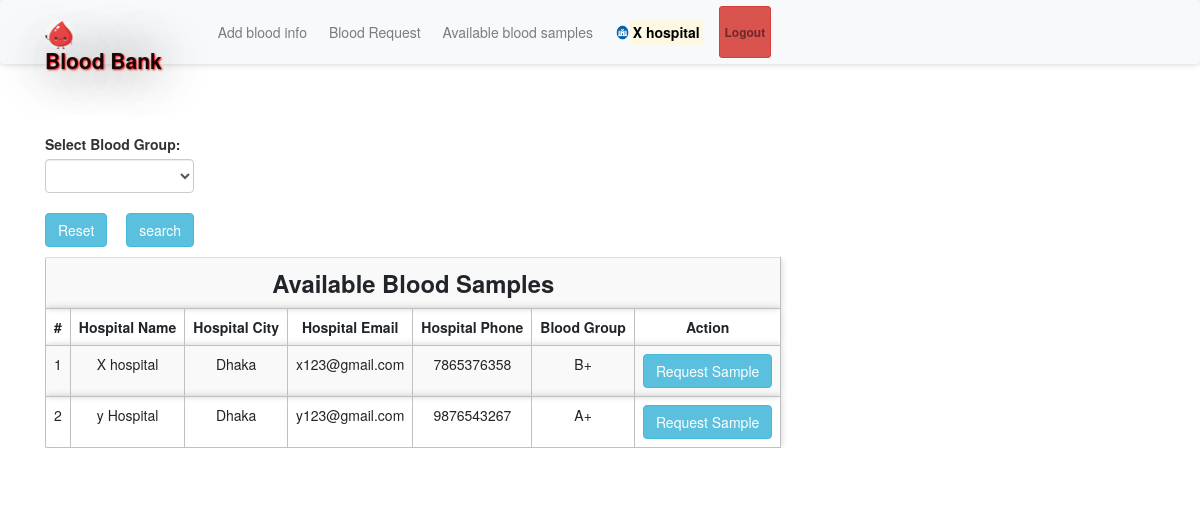
Page /abs.php (signed in) on the committed database.
### tables this page shows
CREATE TABLE `bloodinfo` (
  `bid` int(11) NOT NULL,
  `hid` int(11) NOT NULL,
  `bg` varchar(10) NOT NULL
);

CREATE TABLE `hospitals` (
  `id` int(11) NOT NULL,
  `hname` varchar(100) NOT NULL,
  `hemail` varchar(100) NOT NULL,
  `hpassword` varchar(100) NOT NULL,
  `hphone` varchar(100) NOT NULL,
  `hcity` varchar(100) NOT NULL
);

### message.php (called while the page is built, shortened)
<?php $counter=0; if(isset($_GET['msg'])) { ?>
	<div class="col-5 alert alert alert-success alert-dismissible fade show card" id="message">
		<button type="button" class="close" data-dismiss="alert" title="close">&times;</button><?php echo $_GET['msg'];?>
	</div>
<?php }?>

### abs.php (the view, shortened to what this page needs)
<?php
require 'file/connection.php';
if(isset($_GET['search'])){
    $searchKey = $_GET['search'];
    $sql = "select bloodinfo.*, hospitals.* from bloodinfo, hospitals where bloodinfo.hid=hospitals.id && bg LIKE '%$searchKey%'";
}else{
    $sql = "select bloodinfo.*, hospitals.* from bloodinfo, hospitals where bloodinfo.hid=hospitals.id";
}
$result = mysqli_query($conn, $sql);
?>
<!DOCTYPE html>
<html>
<?php require 'head.php'; ?>
<body>
    <?php require 'header.php'; ?>
    <div class="container cont">
        <?php require 'message.php'; ?>
        <div class="row col-lg-8 col-md-8 col-sm-12 mb-3">
            <form method="get" action="" style="margin-top:-20px; ">
            <label class="font-weight-bolder">Select Blood Group:</label>
               <select name="search" class="form-control">
               <option><?php echo @$_GET['search']; ?></option>
               <option value="A+">A+</option>
               </select><br>
               <a href="abs.php" class="btn btn-info mr-4"> Reset</a>
               <input type="submit" name="submit" class="btn btn-info" value="search">
           </form>
        </div>
        <table class="table table-responsive table-striped rounded mb-5">
            <tr><th colspan="7" class="title">Available Blood Samples</th></tr>
            <tr>
                <th>#</th>
                <th>Hospital Name</th>
                <th>Hospital City</th>
                <th>Hospital Email</th>
                <th>Hospital Phone</th>
                <th>Blood Group</th>
                <th>Action</th>
            </tr>
        <?php while($row = mysqli_fetch_array($result)) { ?>
            <tr>
                <td><?php echo ++$counter;?></td>
                <td><?php echo $row['hname'];?></td>
                <td><?php echo ($row['hcity']); ?></td>
                <td><?php echo ($row['hemail']); ?></td>
                <td><?php echo ($row['hphone']); ?></td>
                <td><?php echo ($row['bg']); ?></td>
                <form action="file/request.php" method="post">
                <?php if (isset($_SESSION['hid'])) { ?>
                <td><a href="javascript:void(0);" class="btn btn-info hospital">Request Sample</a></td>
                <?php } else {(isset($_SESSION['rid']))  ?>
                <td><input type="submit" name="request" class="btn btn-info" value="Request Sample"></td>
                <?php } ?>
                </form>
            </tr>
        <?php } ?>
        </table>
    </div>
</body>

### head.php (shortened to what this page needs)
<head>
    <link rel="stylesheet" href="https://maxcdn.bootstrapcdn.com/bootstrap/4.5.0/css/bootstrap.min.css">
    <link rel="stylesheet" type="text/css" href="../library/css/bootstrap.min.css"/>
    <link href="css/style.css" rel="stylesheet"/>
</head>

### header.php (shortened to what this page needs)
<nav class="navbar navbar-expand-sm navbar-light bg-light sticky-top">
	<div class="container">
		<a class="navbar-brand" href="index.php"><img src="image/b.jpg" width="30" height="30" class="rounded-circle">Blood Bank</a>
          <div class="collapse navbar-collapse" id="collapsibleNavbar">
        <?php if (isset($_SESSION['hid'])) { ?>
		<ul class="navbar-nav ml-auto">
			<li class="nav-item">
				<a class="nav-link btn btn-light" href="bloodinfo.php">Add blood info</a>
            </li>
            <li class="nav-item">
                <a class="nav-link btn btn-light" href="bloodrequest.php">Blood Request</a>
            </li>
			<li class="nav-item">
				<a class="nav-link btn btn-light" href="abs.php">Available blood samples</a>
            </li>
            <li class="nav-item">
                <a href="hprofile.php?id=<?php echo $_SESSION['hid']; ?>" class="nav-link btn font-weight-bold"><img src="image/hospital.png" width="15" height="15" class="rounded-circle"><mark><?php echo $_SESSION['hname']; ?></mark></a>
            </li>
            <li class="nav-item">
                <a class="nav-link btn btn-danger btn-sm font-weight-bold" href="logout.php">Logout</a>
            </li>
        </ul>
        <?php } ?>
       </div>
    </div>
</nav>

### css/style.css (style rules this page uses)
.cont { padding-top: 40px; text-align: justify; font-size: 1em; }
.card ,nav, .footer,tr,video { border-radius: 3px; transition: all 200ms ease-out; box-shadow: 0px 0px 7px rgba(0, 0, 0, 0.2); }
tr,th,td { border:0.1px solid silver; text-align: center; }
.nav-item { margin-left: 10px; }
.navbar-brand { text-shadow: 1px 1px 2px red, 0 0 50px black, 0 0 5px white; font-weight: bold; font-size: 1.5em; }
.title { font-weight: bold; font-size: 1.7em; text-transform: capitalize; text-align: center; }
.rounded-circle { margin-top: -2.5px; }
form { padding-top: 20px; }
a:link { text-decoration: none; }

### rows in the picture
bloodinfo: hid.hname "X hospital", hid.hcity "Dhaka", hid.hemail "x123@gmail.com", hid.hphone "7865376358", bg "B+"
bloodinfo: hid.hname "y Hospital", hid.hcity "Dhaka", hid.hemail "y123@gmail.com", hid.hphone "9876543267", bg "A+"

### other values in the picture
$_SESSION['hname'] "X hospital"
